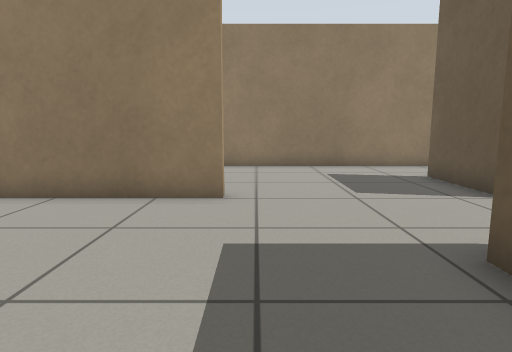
view 1 (above)

15 first-person views from a walk through a Gazebo world. The camera is 0.68 m above the floor, tilts 8° down and sees 75° across. The floor is counted in squares, 0.5 m on a side. Each view is taken from the middle of a square. On the plan, view 1 faces up. The plan holds only what a view shows up to about 15 squares ahead; the rest is blank.

view 2
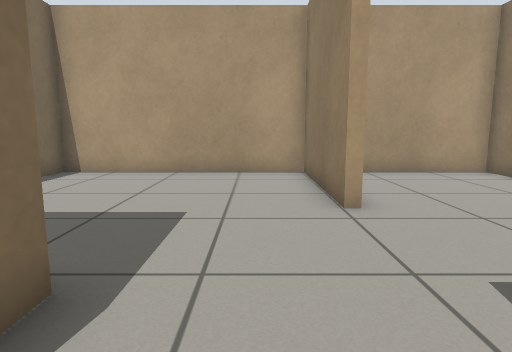

view 3
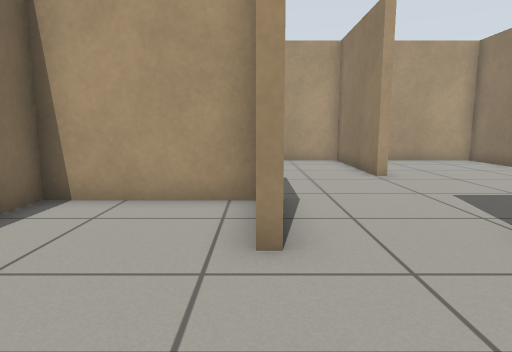

view 4
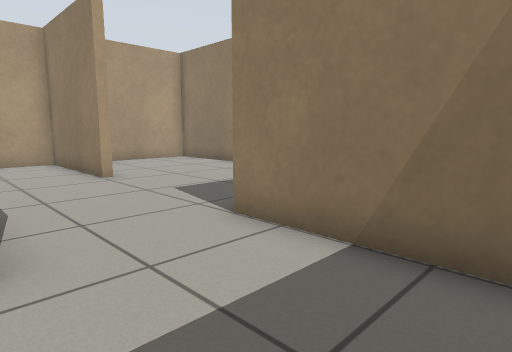

view 5
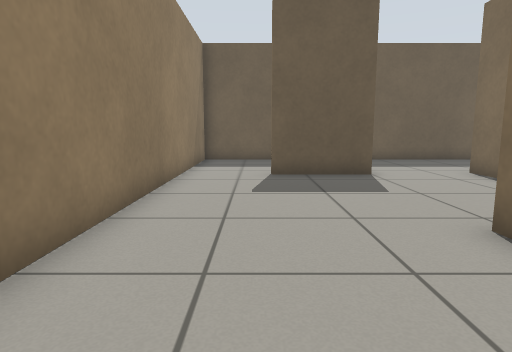

view 6
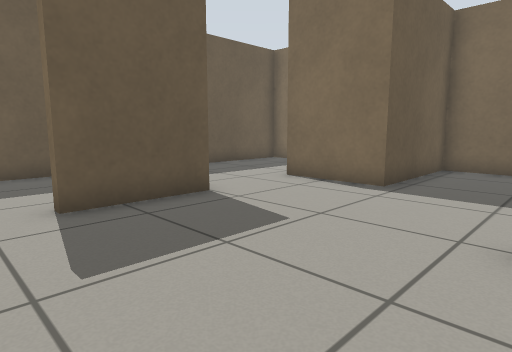

view 7
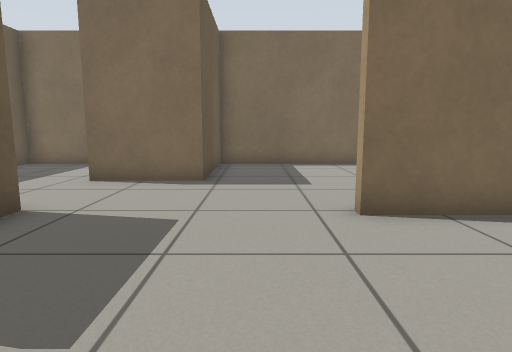

view 8
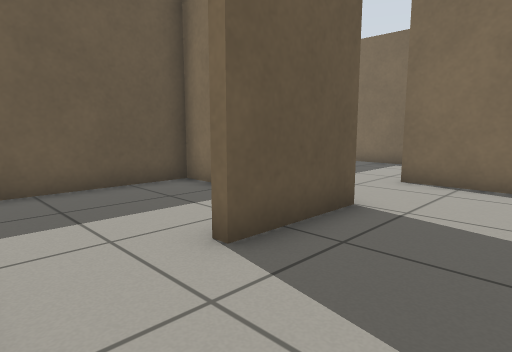

view 9
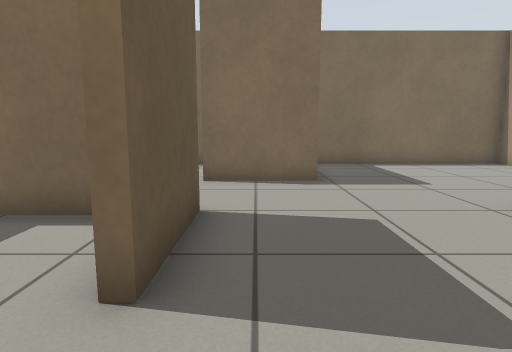

view 10
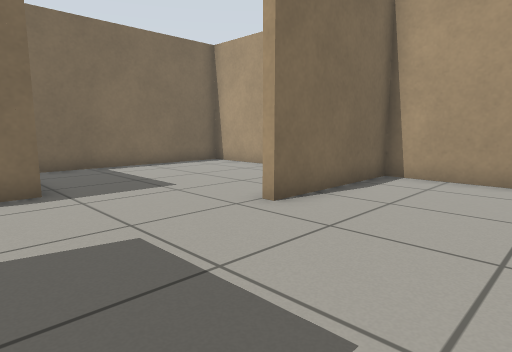

view 11
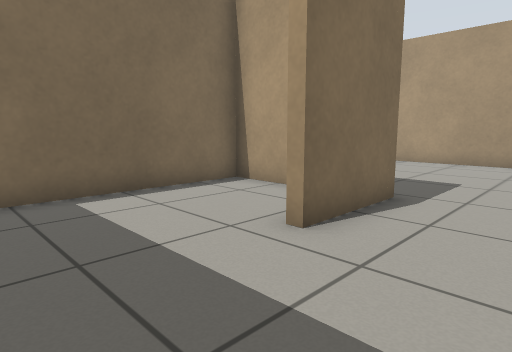

view 12
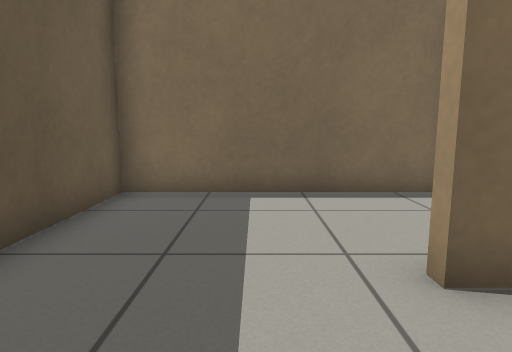

view 13
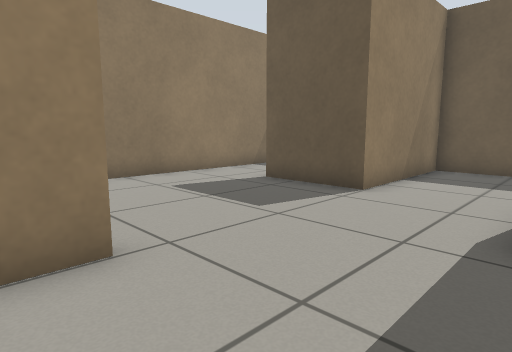

view 14
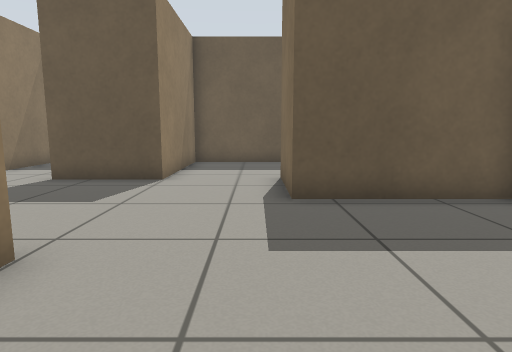

view 15
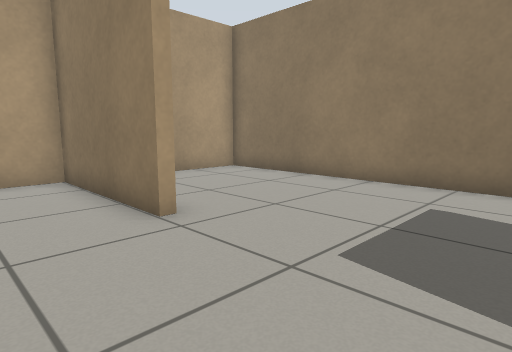

### Floor plan
Points are (right, up) in squares from view 1. A wall is a line through its corners. A room is listed if a view was taken in it or the views show most of it. See-through windows are left out.
Room 1 (views 1, 5, 6, 7, 8, 9, 10, 13, 14, 15)
walls: (-0.6, 6.5) (-5.5, 6.5) (-5.5, -1.1) (2.4, -1.1) (2.4, 3.3) (4.5, 3.3); (4.9, 6.5) (4.9, 9.6); (4.4, 12.3) (-5.5, 12.3) (-5.5, 6.8) (-0.6, 6.8)
ways out: opening at (5, 5) to room 2; opening at (5, 11) to room 3
Room 2 (views 2, 3, 4, 11, 12)
walls: (4.5, 3.3) (5.5, 3.3); (2.7, 3) (2.7, -1.1) (9.9, -1.1) (9.9, 6.5) (4.9, 6.5)
ways out: opening at (5, 5) to room 1
Room 3 (no view inside)
walls: (6.5, 6.8) (9.9, 6.8) (9.9, 12.3) (4.4, 12.3)
ways out: opening at (5, 11) to room 1

Where each view was taken, in squares from view 1:
view 1: 0 up, 0 right, facing up
view 2: 5 up, 5 right, facing left
view 3: 3 up, 9 right, facing left
view 4: 3 up, 9 right, facing up-left
view 5: 10 up, 5 left, facing right
view 6: 11 up, 1 left, facing down-right
view 7: 12 up, 1 right, facing down
view 8: 12 up, 2 right, facing down-right
view 9: 12 up, 4 right, facing down
view 10: 11 up, 4 right, facing down-left
view 11: 6 up, 9 right, facing down-left
view 12: 6 up, 7 right, facing down
view 13: 3 up, 2 left, facing up-right
view 14: 4 up, 4 left, facing right
view 15: 4 up, 4 right, facing up-left
